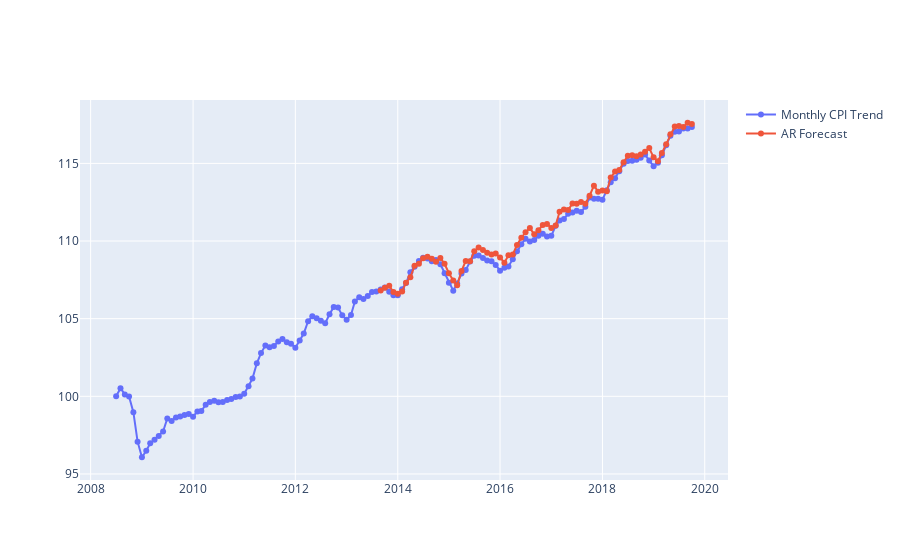

The notebook cell saved with this chart:
### Code cell
fig = go.Figure()
fig.add_trace(
    go.Scatter(
        x = cpi_monthly_frame.index,
        y = cpi_monthly_frame['first'],
        name='Monthly CPI Trend',
        mode="markers+lines"
    )
)
fig.add_trace(
    go.Scatter(
        x = cpi_monthly_frame.index,
        y = cpi_monthly_frame['cpi_forecast'],
        name='AR Forecast',
        mode="markers+lines"
    )
)
fig.show()

### Figure 1 — Plotly figure (JSON) as saved in the notebook; plotly's stock layout.template omitted (floating-point values rounded to 4 significant figures; data arrays with more than 128 entries replaced by an {"elided": "..."} marker saying what was removed)
{"data": [{"mode": "markers+lines", "name": "Monthly CPI Trend", "type": "scatter", "x": {"elided": "136 str values"}, "y": {"elided": "136 float values"}}, {"mode": "markers+lines", "name": "AR Forecast", "type": "scatter", "x": {"elided": "136 str values"}, "y": {"elided": "136 float values"}}], "layout": {}}
